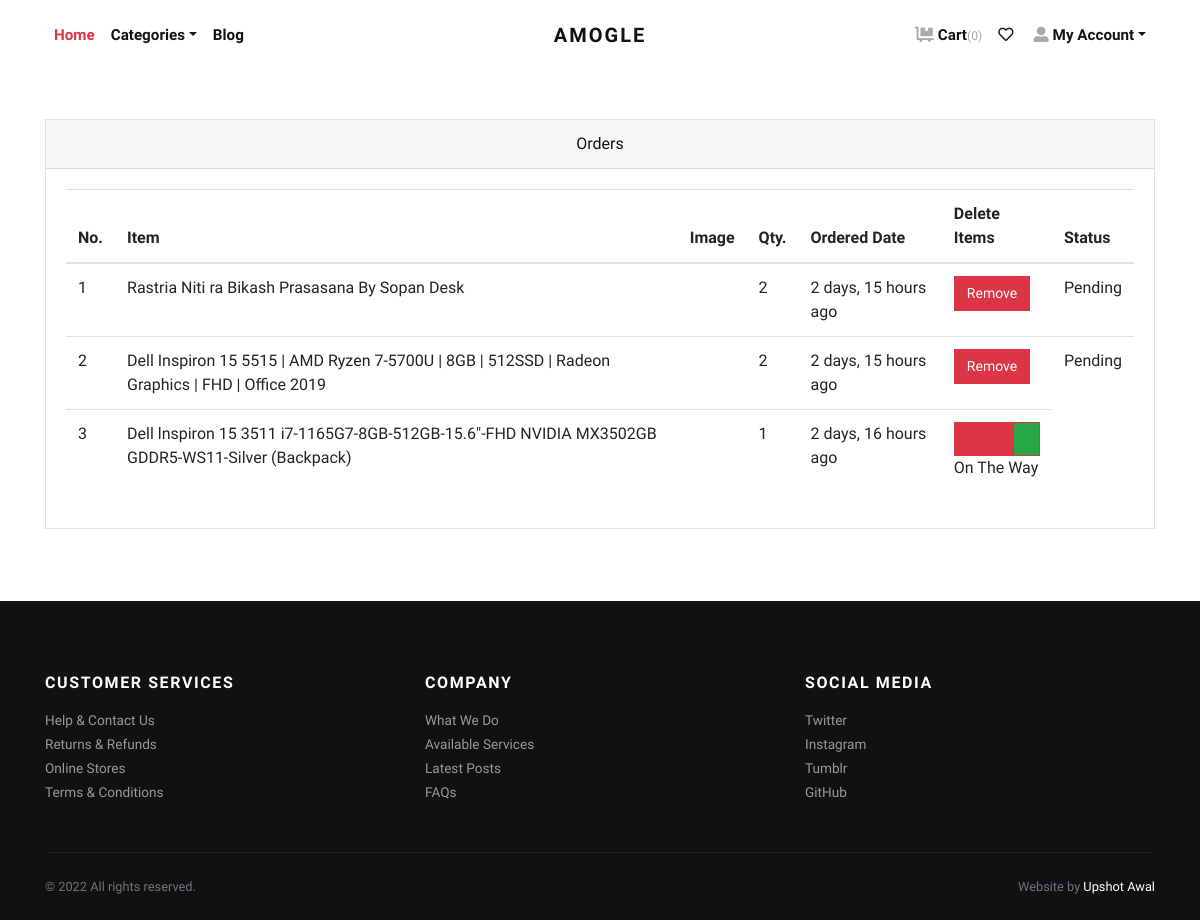
/orders/ (signed in), run on an earlier commit of the app's database.
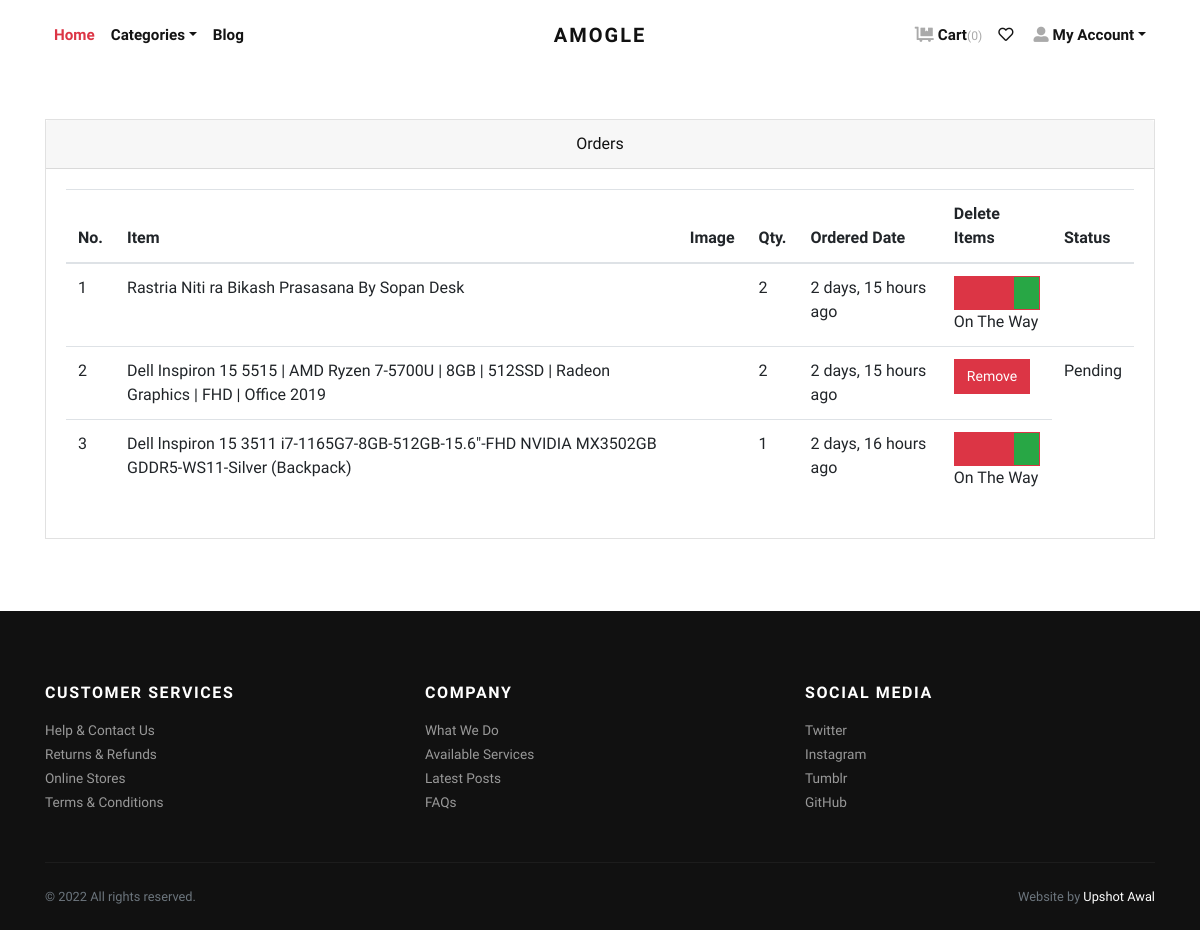
And on a later commit of the database.
### store/models.py (models this page shows, shortened)
class Order(models.Model):
    user = models.ForeignKey(User, verbose_name="User",
                             on_delete=models.CASCADE)
    address = models.ForeignKey(
        Address, verbose_name="Shipping Address", on_delete=models.CASCADE)
    product = models.ForeignKey(
        Product, verbose_name="Product", on_delete=models.CASCADE)
    quantity = models.PositiveIntegerField(verbose_name="Quantity")
    ordered_date = models.DateTimeField(
        auto_now_add=True, verbose_name="Ordered Date")
    status = models.CharField(
        choices=STATUS_CHOICES,
        max_length=50,
        default="Pending"
    )

class Product(models.Model):
    title = models.CharField(max_length=150, verbose_name="Product Title")
    slug = AutoSlugField(populate_from='title', unique=True,
                         verbose_name="Product Slug")
    sku = models.CharField(max_length=255, unique=True,
                           verbose_name="Unique Product ID (SKU)")
    short_description = RichTextField()
    detail_description = models.TextField(
        blank=True, null=True, verbose_name="Detail Description")
    product_image = models.ImageField(
        upload_to='product', blank=True, null=True, verbose_name="Product Image")
    price = models.DecimalField(max_digits=8, decimal_places=2)
    category = models.ForeignKey(
        Category, verbose_name="Product Categoy", on_delete=models.CASCADE)
    is_active = models.BooleanField(verbose_name="Is Active?", default=True)
    is_featured = models.BooleanField(
        verbose_name="Is Featured?", default=True)
    created_at = models.DateTimeField(
        auto_now_add=True, verbose_name="Created Date")
    updated_at = models.DateTimeField(
        auto_now=True, verbose_name="Updated Date")
    class Meta:
        verbose_name_plural = 'Products'
        ordering = ('-created_at', )

### store/views.py (the view)
# urls.py: path('orders/', views.orders, name="orders"),
@ login_required
def orders(request):
    all_orders = Order.objects.filter(
        user=request.user).order_by('-ordered_date')
    return render(request, 'store/orders.html', {'orders': all_orders})

### store/context_preprocessors.py (called while the page is built)
def store_menu(request):
    categories = Category.objects.filter(is_active=True)
    context = {
        'categories_menu': categories,
    }
    return context

def cart_menu(request):
    if request.user.is_authenticated:
        cart_items= Cart.objects.filter(user=request.user)
        context = {
            'cart_items': cart_items,
        }
    else:
        context = {}
    return context

### templates/store/orders.html (shortened to what this page needs)
{% extends 'base.html' %}
{% load static %}
{% load humanize %}
    {% block content %}
      <div class="container py-5">
        <div class="row">
          <div class="col-lg-12">
            <div class="card mb-4" id="tables">
              <div class="card-header text-center">Orders</div>
              <div class="card-body">
                <table class="table table-hover">
                  <thead>
                    <tr>
                      <th>No.</th>
                      <th>Item</th>
                      <th>Image</th>
                      <th>Qty.</th>
                      <th>Ordered Date</th>
                      {% if orders %}
                      {% if order.status == 'On The Way' %}
                      <th>Status</th>
                      {% else %}
                      <th>Delete Items</th>
                      <th>Status</th>{% endif %}
                      {%endif%}
                    </tr>
                  </thead>
                  <tbody>
                    {% if orders %}
                    {% for order in orders %}
                    <tr>
                      <td>{{forloop.counter}}</td>
                      <td>{{order.product.title}}</td>
                      <td>
                      </td>
                      <td>{{order.quantity}}</td>
                      <td>{{order.ordered_date|naturaltime}}</td>
                      {% if order.status == 'On The Way' %}
                      {% else %}
                      <td>
                        <button type="button" class="btn btn-sm btn-danger" data-toggle="modal" data-target="#exampleModal">Remove</button>
                      </td>
                      {% endif %}
                      <td>
                        {% if order.status == 'On The Way' %}
                        <div class="bg-success border border-primary">
                            <div class="p-3 bg-primary" style="width:70%;"></div>
                        </div>
                        {% endif %}
                        {{order.status}}
                      </td>
                    </tr>
                    {% endfor %}
                    {% endif %}
                  </tbody>
                </table>
              </div>
            </div>
          </div>
        </div>
      </div>
{% endblock content %}

What changed in the data, as far as the page shows it:
changed Order "Rastria Niti ra Bikash Prasasana By Sopan Desk": status "Pending" → "On The Way"; no longer shows "Remove"
